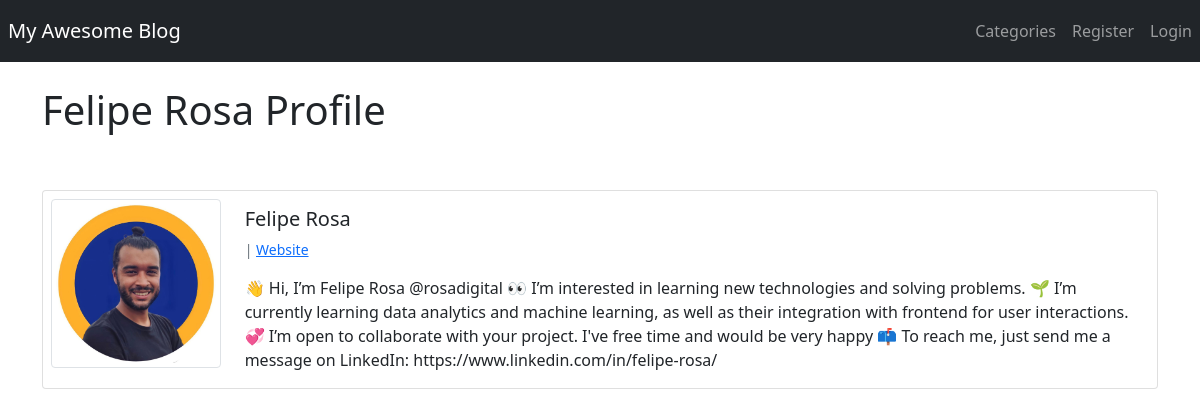
/members/1/profile/, run on the app's committed database.
### theblog/models.py (models this page shows, shortened)
class Profile(models.Model):
    user = models.OneToOneField(User, null=True, on_delete=models.CASCADE)
    bio = models.TextField()
    profile_pic = models.ImageField(blank=True, null=True, upload_to='images/profile/')
    website_url = models.CharField(max_length=255, blank=True, null=True,)
    facebook_url = models.CharField(max_length=255, blank=True, null=True,)
    twitter_url = models.CharField(max_length=255, blank=True, null=True,)
    instagram_url = models.CharField(max_length=255, blank=True, null=True,)
    pinterest_url = models.CharField(max_length=255, blank=True, null=True,)

### members/views.py (the view)
# urls.py: path('<int:pk>/profile/', ShowProfilePageView.as_view(), name='show_profile_page'),
class ShowProfilePageView(DetailView):
    model = Profile
    template_name = 'registration/user_profile.html'
    def get_context_data(self, *args, **kwargs):  # passing categories data to create a dropdown menu on navbar
        context = super(ShowProfilePageView, self).get_context_data(*args, **kwargs)
        page_user = get_object_or_404(Profile, id=self.kwargs['pk'])
        context["page_user"] = page_user
        return context

### members/templates/registration/user_profile.html (shortened to what this page needs)
{% extends 'base.html' %}
{% load static %}
{% block content %}
<h1>{{ page_user.user.first_name }} {{ page_user.user.last_name }} Profile</h1>
<br><br>
<div class="card mb-3">
    <div class="row g-0">
        <div class="col-md-2 p-2">
            {% if page_user.profile_pic %}
            <img src="{{ page_user.profile_pic.url }}" class="img-thumbnail" width="200px" height="200px"
                 alt="...">
            {% else %}
            <img src="{% static 'theblog/images/default_profile_pic.png'%}" class="img-thumbnail" width="200px"
                 height="200px"
                 alt="...">
            {% endif %}
        </div>
        <div class="col-md-10">
            <div class="card-body">
                <h5 class="card-title">{{ page_user.user.first_name }} {{ page_user.user.last_name }}</h5>
                <p class="small text-muted">
                    {% if page_user.website_url %}
                    | <a href="{{ page_user.website_url }}" target="_blank">Website</a>
                    {% endif %}
                </p>
                <p class="card-text">{{ page_user.bio }}</p>
            </div>
        </div>
    </div>
</div>
{% endblock%}

### data on the page
Profile: user.first_name "Felipe", user.last_name "Rosa", profile_pic (picture), bio "👋 Hi, I’m Felipe Rosa @rosadigital 👀 I’m interested in learning new technologies and solving problems. 🌱 I’m currently learning data analytics and machine learning, as well as their integration with frontend for user interactions. 💞️ I’m open to collaborate with your project. I've free time and would be very happy 📫 To reach me, just send me a message on LinkedIn: https://www.linkedin.com/in/felipe-rosa/"
